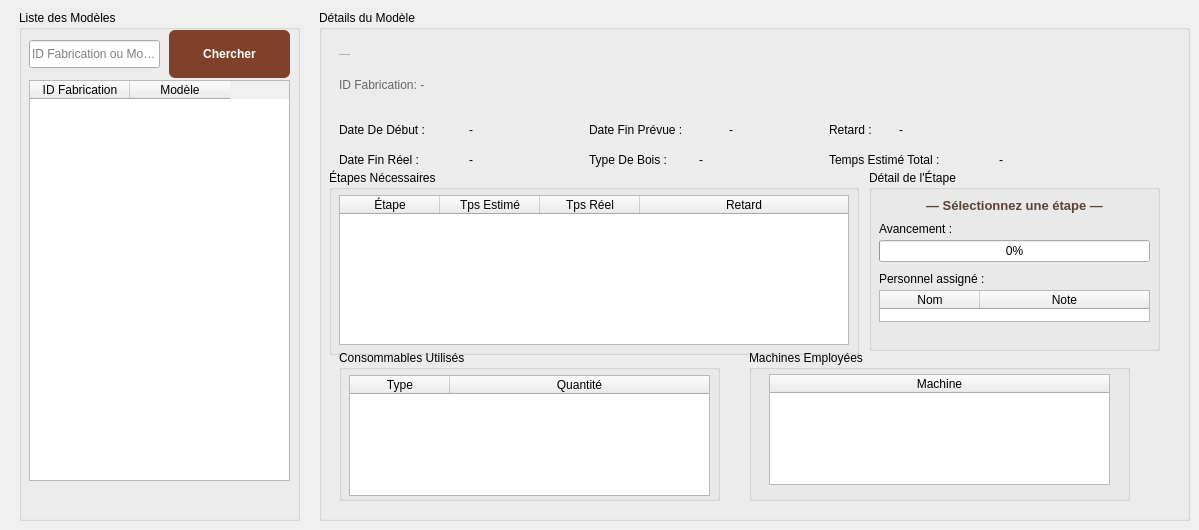
      <widget class="QWidget" name="tab_stats_2">
       <attribute name="title">
        <string>Statistiques</string>
       </attribute>
       <widget class="QGroupBox" name="groupBox_8">
        <property name="geometry">
         <rect>
          <x>19</x>
          <y>10</y>
          <width>281</width>
          <height>511</height>
         </rect>
        </property>
        <property name="title">
         <string>Liste des Modèles</string>
        </property>
        <widget class="QLineEdit" name="rech_7">
         <property name="geometry">
          <rect>
           <x>10</x>
           <y>30</y>
           <width>131</width>
           <height>28</height>
          </rect>
         </property>
         <property name="placeholderText">
          <string>ID Fabrication ou Modèle</string>
         </property>
        </widget>
        <widget class="QPushButton" name="btn_rech_3">
         <property name="geometry">
          <rect>
           <x>150</x>
           <y>20</y>
           <width>121</width>
           <height>48</height>
          </rect>
         </property>
         <property name="styleSheet">
          <string notr="true">background-color: #7F4129; color: #FFFFFF; font-weight: bold; border-radius: 6px;</string>
         </property>
         <property name="text">
          <string>Chercher</string>
         </property>
        </widget>
        <widget class="QTableWidget" name="tableWidget_2">
         <property name="geometry">
          <rect>
           <x>10</x>
           <y>70</y>
           <width>261</width>
           <height>401</height>
          </rect>
         </property>
         <property name="editTriggers">
          <set>QAbstractItemView::EditTrigger::NoEditTriggers</set>
         </property>
         <property name="selectionMode">
          <enum>QAbstractItemView::SelectionMode::SingleSelection</enum>
         </property>
         <property name="selectionBehavior">
          <enum>QAbstractItemView::SelectionBehavior::SelectRows</enum>
         </property>
         <column>
          <property name="text">
           <string>ID Fabrication</string>
          </property>
         </column>
         <column>
          <property name="text">
           <string>Modèle</string>
          </property>
         </column>
        </widget>
       </widget>
       <widget class="QGroupBox" name="groupBox_9">
        <property name="geometry">
         <rect>
          <x>319</x>
          <y>10</y>
          <width>871</width>
          <height>511</height>
         </rect>
        </property>
        <property name="title">
         <string>Détails du Modèle</string>
        </property>
        <widget class="QLabel" name="lbl_nom_modele_2">
         <property name="geometry">
          <rect>
           <x>20</x>
           <y>30</y>
           <width>350</width>
           <height>30</height>
          </rect>
         </property>
         <property name="font">
          <font>
           <pointsize>-1</pointsize>
           <italic>true</italic>
           <bold>true</bold>
          </font>
         </property>
         <property name="styleSheet">
          <string notr="true">color: #666; font-style: italic;</string>
         </property>
         <property name="text">
          <string>Sélectionnez un modèle</string>
         </property>
        </widget>
        <widget class="QLabel" name="lbl_id_fab_2">
         <property name="geometry">
          <rect>
           <x>20</x>
           <y>65</y>
           <width>200</width>
           <height>20</height>
          </rect>
         </property>
         <property name="styleSheet">
          <string notr="true">color: #666;</string>
         </property>
         <property name="text">
          <string>ID Fabrication: -</string>
         </property>
        </widget>
        <widget class="QLabel" name="label_date_debut_2">
         <property name="geometry">
          <rect>
           <x>20</x>
           <y>110</y>
           <width>120</width>
           <height>20</height>
          </rect>
         </property>
         <property name="text">
          <string>Date De Début :</string>
         </property>
        </widget>
        <widget class="QLabel" name="lbl_date_debut_2">
         <property name="geometry">
          <rect>
           <x>150</x>
           <y>110</y>
           <width>100</width>
           <height>20</height>
          </rect>
         </property>
         <property name="text">
          <string>-</string>
         </property>
        </widget>
        <widget class="QLabel" name="label_date_fin_prev_2">
         <property name="geometry">
          <rect>
           <x>270</x>
           <y>110</y>
           <width>130</width>
           <height>20</height>
          </rect>
         </property>
         <property name="text">
          <string>Date Fin Prévue :</string>
         </property>
        </widget>
        <widget class="QLabel" name="lbl_date_fin_prev_2">
         <property name="geometry">
          <rect>
           <x>410</x>
           <y>110</y>
           <width>100</width>
           <height>20</height>
          </rect>
         </property>
         <property name="text">
          <string>-</string>
         </property>
        </widget>
        <widget class="QLabel" name="label_date_fin_reel_2">
         <property name="geometry">
          <rect>
           <x>20</x>
           <y>140</y>
           <width>120</width>
           <height>20</height>
          </rect>
         </property>
         <property name="text">
          <string>Date Fin Réel :</string>
         </property>
        </widget>
        <widget class="QLabel" name="lbl_date_fin_reel_2">
         <property name="geometry">
          <rect>
           <x>150</x>
           <y>140</y>
           <width>100</width>
           <height>20</height>
          </rect>
         </property>
         <property name="text">
          <string>-</string>
         </property>
        </widget>
        <widget class="QLabel" name="label_temps_estime_2">
         <property name="geometry">
          <rect>
           <x>510</x>
           <y>140</y>
           <width>150</width>
           <height>20</height>
          </rect>
         </property>
         <property name="text">
          <string>Temps Estimé Total :</string>
         </property>
        </widget>
        <widget class="QLabel" name="lbl_temps_estime_2">
         <property name="geometry">
          <rect>
           <x>680</x>
           <y>140</y>
           <width>100</width>
           <height>20</height>
          </rect>
         </property>
         <property name="text">
          <string>-</string>
         </property>
        </widget>
        <widget class="QLabel" name="label_retard_2">
         <property name="geometry">
          <rect>
           <x>510</x>
           <y>110</y>
           <width>70</width>
           <height>20</height>
          </rect>
         </property>
         <property name="text">
          <string>Retard :</string>
         </property>
        </widget>
        <widget class="QLabel" name="lbl_retard_2">
         <property name="geometry">
          <rect>
           <x>580</x>
           <y>110</y>
           <width>80</width>
           <height>20</height>
          </rect>
         </property>
         <property name="text">
          <string>-</string>
         </property>
        </widget>
        <widget class="QLabel" name="label_type_bois_2">
         <property name="geometry">
          <rect>
           <x>270</x>
           <y>140</y>
           <width>120</width>
           <height>20</height>
          </rect>
         </property>
         <property name="text">
          <string>Type De Bois :</string>
         </property>
        </widget>
        <widget class="QLabel" name="lbl_type_bois_2">
         <property name="geometry">
          <rect>
           <x>380</x>
           <y>140</y>
           <width>100</width>
           <height>20</height>
          </rect>
         </property>
         <property name="text">
          <string>-</string>
         </property>
        </widget>
        <widget class="QGroupBox" name="groupBox_consommables_2">
         <property name="geometry">
          <rect>
           <x>20</x>
           <y>340</y>
           <width>381</width>
           <height>151</height>
          </rect>
         </property>
         <property name="title">
          <string>Consommables Utilisés</string>
         </property>
         <widget class="QTableWidget" name="table_consommables_2">
          <property name="geometry">
           <rect>
            <x>10</x>
            <y>25</y>
            <width>361</width>
            <height>121</height>
           </rect>
          </property>
          <property name="editTriggers">
           <set>QAbstractItemView::EditTrigger::NoEditTriggers</set>
          </property>
          <property name="columnCount">
           <number>2</number>
          </property>
          <attribute name="horizontalHeaderStretchLastSection">
           <bool>true</bool>
          </attribute>
          <attribute name="verticalHeaderCascadingSectionResizes">
           <bool>true</bool>
          </attribute>
          <attribute name="verticalHeaderHighlightSections">
           <bool>false</bool>
          </attribute>
          <column>
           <property name="text">
            <string>Type</string>
           </property>
          </column>
          <column>
           <property name="text">
            <string>Quantité</string>
           </property>
          </column>
         </widget>
        </widget>
        <widget class="QGroupBox" name="groupBox_machines_2">
         <property name="geometry">
          <rect>
           <x>430</x>
           <y>340</y>
           <width>381</width>
           <height>151</height>
          </rect>
         </property>
         <property name="title">
          <string>Machines Employées</string>
         </property>
         <widget class="QTableWidget" name="table_machines_2">
          <property name="geometry">
           <rect>
            <x>20</x>
            <y>24</y>
            <width>341</width>
            <height>111</height>
           </rect>
          </property>
          <property name="editTriggers">
           <set>QAbstractItemView::EditTrigger::NoEditTriggers</set>
          </property>
          <property name="columnCount">
           <number>1</number>
          </property>
          <attribute name="horizontalHeaderCascadingSectionResizes">
           <bool>false</bool>
          </attribute>
          <attribute name="horizontalHeaderShowSortIndicator" stdset="0">
           <bool>true</bool>
          </attribute>
          <attribute name="horizontalHeaderStretchLastSection">
           <bool>true</bool>
          </attribute>
          <attribute name="verticalHeaderVisible">
           <bool>true</bool>
          </attribute>
          <column>
           <property name="text">
            <string>Machine</string>
           </property>
          </column>
         </widget>
        </widget>
        <widget class="QGroupBox" name="groupBox_etapes_2">
         <property name="geometry">
          <rect>
           <x>10</x>
           <y>160</y>
           <width>530</width>
           <height>185</height>
          </rect>
         </property>
         <property name="title">
          <string>Étapes Nécessaires</string>
         </property>
         <widget class="QTableWidget" name="table_etapes_2">
          <property name="geometry">
           <rect>
            <x>10</x>
            <y>25</y>
            <width>510</width>
            <height>150</height>
           </rect>
          </property>
          <property name="editTriggers">
           <set>QAbstractItemView::EditTrigger::NoEditTriggers</set>
          </property>
          <property name="alternatingRowColors">
           <bool>true</bool>
          </property>
          <property name="selectionMode">
           <enum>QAbstractItemView::SelectionMode::SingleSelection</enum>
          </property>
          <property name="selectionBehavior">
           <enum>QAbstractItemView::SelectionBehavior::SelectRows</enum>
          </property>
          <attribute name="horizontalHeaderStretchLastSection">
           <bool>true</bool>
          </attribute>
          <attribute name="verticalHeaderVisible">
           <bool>false</bool>
          </attribute>
          <column>
           <property name="text">
            <string>Étape</string>
           </property>
          </column>
          <column>
           <property name="text">
            <string>Tps Estimé</string>
           </property>
          </column>
          <column>
           <property name="text">
            <string>Tps Réel</string>
           </property>
          </column>
          <column>
           <property name="text">
            <string>Retard</string>
           </property>
          </column>
         </widget>
        </widget>
        <widget class="QGroupBox" name="groupBox_detail_etape_2">
         <property name="geometry">
          <rect>
           <x>550</x>
           <y>160</y>
           <width>291</width>
           <height>181</height>
          </rect>
         </property>
         <property name="title">
          <string>Détail de l'Étape</string>
         </property>
         <widget class="QLabel" name="lbl_nom_etape_2">
          <property name="geometry">
           <rect>
            <x>10</x>
            <y>25</y>
            <width>271</width>
            <height>20</height>
           </rect>
          </property>
          <property name="styleSheet">
           <string notr="true">color: #5D4037; font-size: 10pt; font-weight: bold;</string>
          </property>
          <property name="text">
           <string>— Sélectionnez une étape —</string>
          </property>
          <property name="alignment">
           <set>Qt::AlignmentFlag::AlignCenter</set>
          </property>
         </widget>
         <widget class="QLabel" name="label_23">
          <property name="geometry">
           <rect>
            <x>10</x>
            <y>50</y>
            <width>100</width>
            <height>18</height>
           </rect>
          </property>
          <property name="text">
           <string>Avancement :</string>
          </property>
         </widget>
         <widget class="QProgressBar" name="progress_etape_2">
          <property name="geometry">
           <rect>
            <x>10</x>
            <y>70</y>
            <width>271</width>
            <height>22</height>
           </rect>
          </property>
          <property name="value">
           <number>0</number>
          </property>
          <property name="format">
           <string>%p%</string>
          </property>
         </widget>
         <widget class="QLabel" name="lbl_statut_etape_2">
          <property name="geometry">
           <rect>
            <x>10</x>
            <y>98</y>
            <width>271</width>
            <height>22</height>
           </rect>
          </property>
          <property name="styleSheet">
           <string notr="true">border-radius: 4px; padding: 2px; font-weight: bold; font-size: 9pt;</string>
          </property>
          <property name="text">
           <string/>
          </property>
          <property name="alignment">
           <set>Qt::AlignmentFlag::AlignCenter</set>
          </property>
         </widget>
         <widget class="QLabel" name="label_24">
          <property name="geometry">
           <rect>
            <x>10</x>
            <y>100</y>
            <width>120</width>
            <height>18</height>
           </rect>
          </property>
          <property name="text">
           <string>Personnel assigné :</string>
          </property>
         </widget>
         <widget class="QTableWidget" name="table_personnel_etape_2">
          <property name="geometry">
           <rect>
            <x>10</x>
            <y>120</y>
            <width>271</width>
            <height>32</height>
           </rect>
          </property>
          <property name="editTriggers">
           <set>QAbstractItemView::EditTrigger::NoEditTriggers</set>
          </property>
          <property name="alternatingRowColors">
           <bool>true</bool>
          </property>
          <property name="selectionBehavior">
           <enum>QAbstractItemView::SelectionBehavior::SelectRows</enum>
          </property>
          <attribute name="horizontalHeaderStretchLastSection">
           <bool>true</bool>
          </attribute>
          <attribute name="verticalHeaderVisible">
           <bool>false</bool>
          </attribute>
          <column>
           <property name="text">
            <string>Nom</string>
           </property>
          </column>
          <column>
           <property name="text">
            <string>Note</string>
           </property>
          </column>
         </widget>
        </widget>
       </widget>
      </widget>
